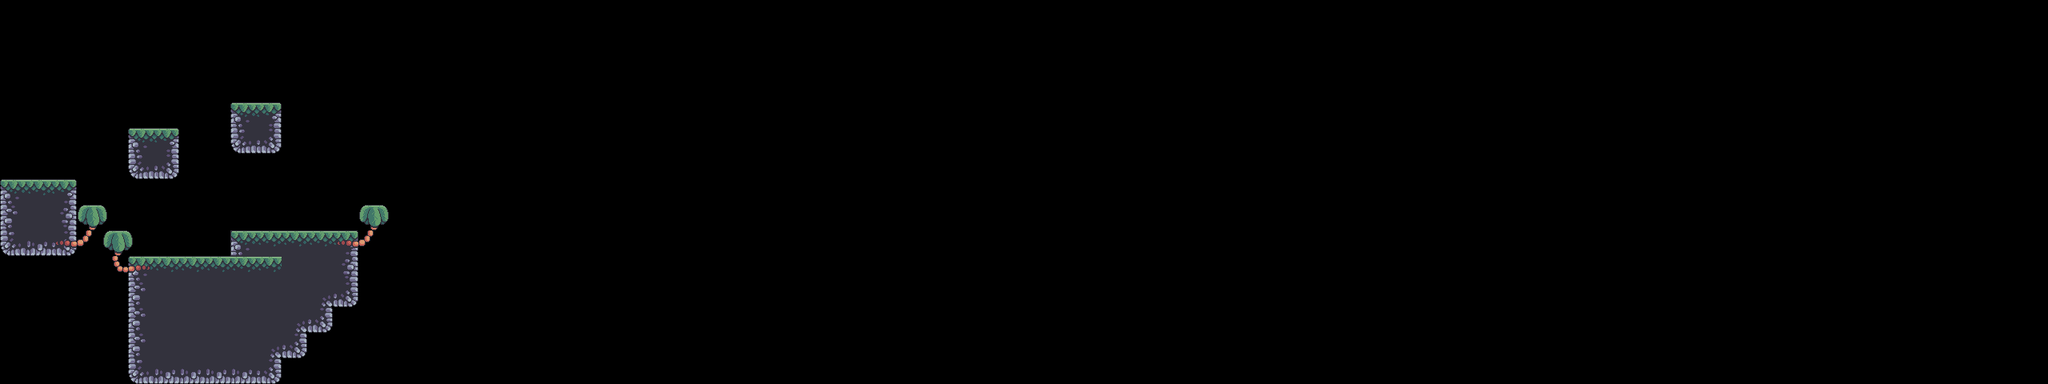

A level layout from a 2D game, rendered from its tile map. Below: a short description, then the map file with tile-grid data replaced by summaries:
An orthogonal 80x15 tile map with 32x32 px tiles, 4 tile layers (Terrain, Background, Foreground, Platform), 8 tilesets and 3 objects (Chest Key, Player).

<map version="1.10" tiledversion="1.12.2" orientation="orthogonal" renderorder="right-down" width="80" height="15" tilewidth="32" tileheight="32" infinite="0" nextlayerid="7" nextobjectid="14">
 <tileset firstgid="1" source="asset/terrain/terrain.tsx" />
 <tileset firstgid="86" source="asset/palm_trees/fg_trees.tsx" />
 <tileset firstgid="95" source="asset/palm_trees/fg_tees_top.tsx" />
 <tileset firstgid="96" source="asset/palm_trees/bg_trees.tsx" />
 <tileset firstgid="100" source="asset/terrain/terrain_1.tsx" />
 <tileset firstgid="347" source="asset/Chest/Idle/chest.tsx" />
 <tileset firstgid="348" source="asset/Chest Key/Idle/Chest key.tsx" />
 <tileset firstgid="349" source="asset/character/Pink Star/01-Idle/player.tsx" />
 <layer id="1" name="Terrain" width="80" height="15">
  <data>[1200 cells, 43 non-empty, 10 distinct tile ids]</data>
 </layer>
 <layer id="2" name="Background" width="80" height="15">
  <data>[1200 cells, 33 non-empty, 8 distinct tile ids]</data>
 </layer>
 <layer id="3" name="Foreground" width="80" height="15">
  <data>[1200 cells, 9 non-empty, 5 distinct tile ids]</data>
 </layer>
 <objectgroup id="4" name="Object">
  <object id="5" gid="347" x="247" y="320" width="32" height="32" />
  <object id="8" name="Chest Key" gid="348" x="308.667" y="108.667" width="24" height="24" />
  <object id="12" name="Player" gid="2147483997" x="-1" y="225" width="34" height="30" />
 </objectgroup>
 <objectgroup id="5" name="Moving Object" />
 <layer id="6" name="Platform" width="80" height="15" offsetx="0" offsety="0">
  <data>[1200 cells, 0 non-empty, 0 distinct tile ids]</data>
 </layer>
</map>
